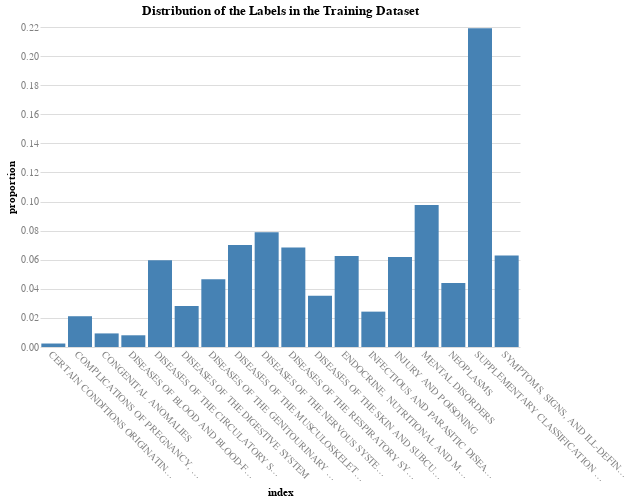

Notebook cell for this chart:
### Code cell
# Check the distribution and percentage of the labels in the training dataset
y_train.value_counts(normalize=True)

# Plot the distribution and percentage of true labels
chart(
    df=y_train.value_counts(normalize=True).reset_index(),
    x='index:N',
    y='proportion:Q',
    title='Distribution of the Labels in the Training Dataset',
).mark_bar().interactive().configure_axisX(labelAngle=45)

### Figure 1 — Vega specification as saved in the notebook (floating-point values rounded to 4 significant figures)
{"$schema": "https://vega.github.io/schema/vega/v5.json", "data": [{"name": "param_18_store"}, {"name": "source_0", "values": [{"index": "SUPPLEMENTARY CLASSIFICATION OF FACTORS INFLUENCING HEALTH STATUS AND CONTACT WITH HEALTH SERVICES", "proportion": 0.2192, "proportion_end": 0.2192, "proportion_start": 0.0}, {"index": "MENTAL DISORDERS", "proportion": 0.09761, "proportion_end": 0.09761, "proportion_start": 0.0}, {"index": "DISEASES OF THE NERVOUS SYSTEM AND SENSE ORGANS", "proportion": 0.0789, "proportion_end": 0.0789, "proportion_start": 0.0}, {"index": "DISEASES OF THE MUSCULOSKELETAL SYSTEM AND CONNECTIVE TISSUE", "proportion": 0.07005, "proportion_end": 0.07005, "proportion_start": 0.0}, {"index": "DISEASES OF THE RESPIRATORY SYSTEM", "proportion": 0.06838, "proportion_end": 0.06838, "proportion_start": 0.0}, {"index": "SYMPTOMS, SIGNS, AND ILL-DEFINED CONDITIONS", "proportion": 0.06284, "proportion_end": 0.06284, "proportion_start": 0.0}, {"index": "ENDOCRINE, NUTRITIONAL AND METABOLIC DISEASES, AND IMMUNITY DISORDERS", "proportion": 0.06254, "proportion_end": 0.06254, "proportion_start": 0.0}, {"index": "INJURY AND POISONING", "proportion": 0.06188, "proportion_end": 0.06188, "proportion_start": 0.0}, {"index": "DISEASES OF THE CIRCULATORY SYSTEM", "proportion": 0.05956, "proportion_end": 0.05956, "proportion_start": 0.0}, {"index": "DISEASES OF THE GENITOURINARY SYSTEM", "proportion": 0.04651, "proportion_end": 0.04651, "proportion_start": 0.0}, {"index": "NEOPLASMS", "proportion": 0.04397, "proportion_end": 0.04397, "proportion_start": 0.0}, {"index": "DISEASES OF THE SKIN AND SUBCUTANEOUS TISSUE", "proportion": 0.03515, "proportion_end": 0.03515, "proportion_start": 0.0}, {"index": "DISEASES OF THE DIGESTIVE SYSTEM", "proportion": 0.02817, "proportion_end": 0.02817, "proportion_start": 0.0}, {"index": "INFECTIOUS AND PARASITIC DISEASES", "proportion": 0.02431, "proportion_end": 0.02431, "proportion_start": 0.0}, {"index": "COMPLICATIONS OF PREGNANCY, CHILDBIRTH, AND THE PUERPERIUM", "proportion": 0.02116, "proportion_end": 0.02116, "proportion_start": 0.0}, {"index": "CONGENITAL ANOMALIES", "proportion": 0.009337, "proportion_end": 0.009337, "proportion_start": 0.0}, {"index": "DISEASES OF BLOOD AND BLOOD-FORMING ORGANS", "proportion": 0.008051, "proportion_end": 0.008051, "proportion_start": 0.0}, {"index": "CERTAIN CONDITIONS ORIGINATING IN THE PERINATAL PERIOD", "proportion": 0.002394, "proportion_end": 0.002394, "proportion_start": 0.0}]}, {"name": "source_0_x_domain_index", "values": [{"index": "SUPPLEMENTARY CLASSIFICATION OF FACTORS INFLUENCING HEALTH STATUS AND CONTACT WITH HEALTH SERVICES"}, {"index": "MENTAL DISORDERS"}, {"index": "DISEASES OF THE NERVOUS SYSTEM AND SENSE ORGANS"}, {"index": "DISEASES OF THE MUSCULOSKELETAL SYSTEM AND CONNECTIVE TISSUE"}, {"index": "DISEASES OF THE RESPIRATORY SYSTEM"}, {"index": "SYMPTOMS, SIGNS, AND ILL-DEFINED CONDITIONS"}, {"index": "ENDOCRINE, NUTRITIONAL AND METABOLIC DISEASES, AND IMMUNITY DISORDERS"}, {"index": "INJURY AND POISONING"}, {"index": "DISEASES OF THE CIRCULATORY SYSTEM"}, {"index": "DISEASES OF THE GENITOURINARY SYSTEM"}, {"index": "NEOPLASMS"}, {"index": "DISEASES OF THE SKIN AND SUBCUTANEOUS TISSUE"}, {"index": "DISEASES OF THE DIGESTIVE SYSTEM"}, {"index": "INFECTIOUS AND PARASITIC DISEASES"}, {"index": "COMPLICATIONS OF PREGNANCY, CHILDBIRTH, AND THE PUERPERIUM"}, {"index": "CONGENITAL ANOMALIES"}, {"index": "DISEASES OF BLOOD AND BLOOD-FORMING ORGANS"}, {"index": "CERTAIN CONDITIONS ORIGINATING IN THE PERINATAL PERIOD"}]}], "signals": [{"name": "unit", "value": {}, "on": [{"events": "pointermove", "update": "isTuple(group()) ? group() : unit"}]}, {"name": "param_18", "update": "vlSelectionResolve(\"param_18_store\", \"union\")"}, {"name": "param_18_index", "on": [{"events": [{"source": "view", "type": "dblclick"}], "update": "null"}, {"events": {"signal": "param_18_translate_delta"}, "update": "panLinear(param_18_translate_anchor.extent_x, -param_18_translate_delta.x / width)"}, {"events": {"signal": "param_18_zoom_delta"}, "update": "zoomLinear(domain(\"x\"), param_18_zoom_anchor.x, param_18_zoom_delta)"}]}, {"name": "param_18_proportion", "on": [{"events": [{"source": "view", "type": "dblclick"}], "update": "null"}, {"events": {"signal": "param_18_translate_delta"}, "update": "panLinear(param_18_translate_anchor.extent_y, param_18_translate_delta.y / height)"}, {"events": {"signal": "param_18_zoom_delta"}, "update": "zoomLinear(domain(\"y\"), param_18_zoom_anchor.y, param_18_zoom_delta)"}]}, {"name": "param_18_tuple", "on": [{"events": [{"signal": "param_18_index || param_18_proportion"}], "update": "param_18_index && param_18_proportion ? {unit: \"\", fields: param_18_tuple_fields, values: [param_18_index,param_18_proportion]} : null"}]}, {"name": "param_18_tuple_fields", "value": [{"field": "index", "channel": "x", "type": "E"}, {"field": "proportion", "channel": "y", "type": "R"}]}, {"name": "param_18_translate_anchor", "value": {}, "on": [{"events": [{"source": "scope", "type": "pointerdown"}], "update": "{x: x(unit), y: y(unit), extent_x: domain(\"x\"), extent_y: domain(\"y\")}"}]}, {"name": "param_18_translate_delta", "value": {}, "on": [{"events": [{"source": "window", "between": [{"source": "scope", "type": "pointerdown"}, {"source": "window", "type": "pointerup"}], "consume": true, "type": "pointermove"}], "update": "{x: param_18_translate_anchor.x - x(unit), y: param_18_translate_anchor.y - y(unit)}"}]}, {"name": "param_18_zoom_anchor", "on": [{"events": [{"source": "scope", "type": "wheel", "consume": true}], "update": "{x: invert(\"x\", x(unit)), y: invert(\"y\", y(unit))}"}]}, {"name": "param_18_zoom_delta", "on": [{"events": [{"source": "scope", "type": "wheel", "consume": true}], "update": "pow(1.001, event.deltaY * pow(16, event.deltaMode))", "force": true}]}, {"name": "param_18_modify", "on": [{"events": {"signal": "param_18_tuple"}, "update": "modify(\"param_18_store\", param_18_tuple, true)"}]}], "marks": [{"type": "rect", "name": "marks", "from": {"data": "source_0"}, "encode": {"update": {"ariaRoleDescription": {"value": "bar"}, "x": {"field": "index", "scale": "x"}, "fill": {"value": "steelblue"}, "y": {"field": "proportion_end", "scale": "y"}, "description": {"signal": "\"index: \" + (isValid(datum[\"index\"]) ? datum[\"index\"] : \"\"+datum[\"index\"]) + \"; proportion: \" + (format(datum[\"proportion\"], \"\"))"}, "width": {"signal": "max(0.25, bandwidth('x'))"}, "y2": {"field": "proportion_start", "scale": "y"}}}, "style": ["bar"], "clip": true, "interactive": true}], "scales": [{"name": "x", "type": "band", "domain": {"data": "source_0_x_domain_index", "field": "index", "sort": true}, "range": [0, {"signal": "width"}], "paddingInner": 0.1, "paddingOuter": 0.05}, {"name": "y", "type": "linear", "domain": {"data": "source_0", "fields": ["proportion_start", "proportion_end"]}, "range": [{"signal": "height"}, 0], "nice": true, "zero": true, "domainRaw": {"signal": "param_18[\"proportion\"]"}}], "axes": [{"scale": "y", "orient": "left", "minExtent": 0, "grid": true, "gridScale": "x", "ticks": false, "labels": false, "zindex": 0, "aria": false, "tickCount": {"signal": "ceil(height/40)"}, "domain": false, "maxExtent": 0}, {"scale": "x", "zindex": 0, "grid": false, "title": "index", "labelBaseline": "top", "labelAlign": "left", "orient": "bottom"}, {"scale": "y", "zindex": 0, "tickCount": {"signal": "ceil(height/40)"}, "grid": false, "labelAlign": "right", "title": "proportion", "orient": "left", "labelOverlap": true}], "title": {"text": "Distribution of the Labels in the Training Dataset", "frame": "group"}, "width": 480, "height": 320, "style": "cell", "config": {"axis": {"domain": false, "labelAngle": 0, "labelColor": "gray", "labelFontSize": 10, "ticks": false}, "axisX": {"labelAngle": 45}, "style": {"guide-label": {"font": "Helvetica Neue"}, "guide-title": {"font": "Helvetica Neue"}, "group-title": {"font": "Helvetica Neue"}, "group-subtitle": {"font": "Helvetica Neue"}, "cell": {"stroke": null}, "text": {"font": "Helvetica Neue"}}}, "padding": 5, "background": "white"}
